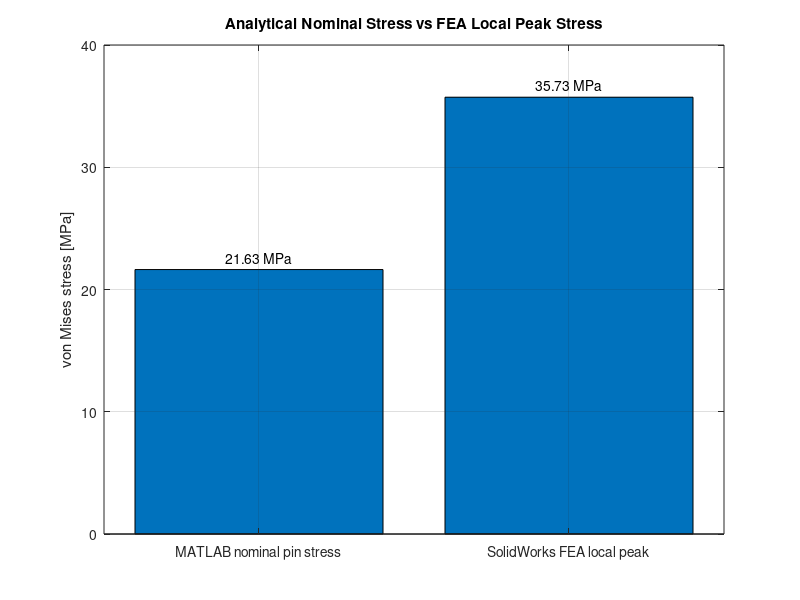
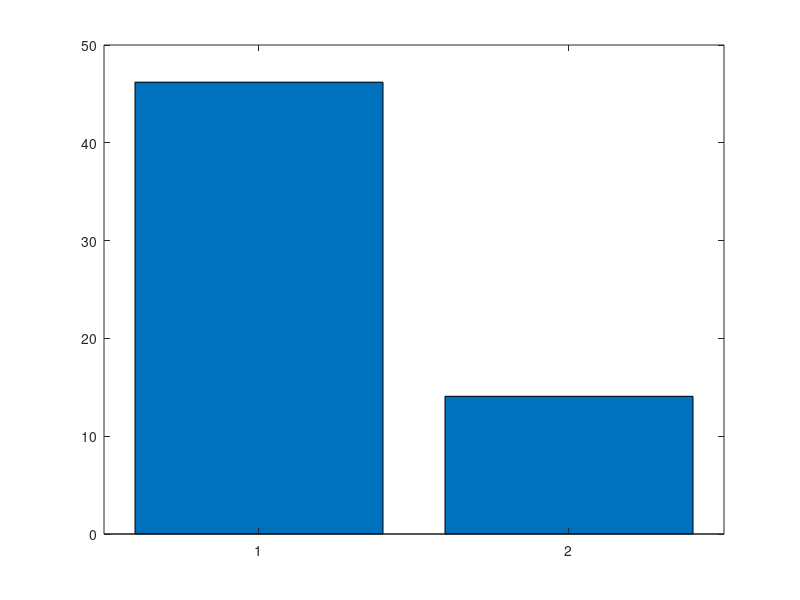

Recreate these plots in MATLAB, in order. (Note: this script raises an error after producing the figures.)
%% MATLAB vs SolidWorks FEA Comparison
clear; clc; close all;

design_reaction = 322.33;       % [N]
matlab_vm = 21.632;             % [MPa] nominal analytical pin stress
fea_vm = 35.730;                % [MPa] local peak von Mises stress
matlab_fos = 46.20;
fea_fos = 14.08;
target_fos = 3.00;
fea_strain_max = 3.0840e-4;
fea_disp_max_mm = 0.3716;

stress_ratio = fea_vm/matlab_vm;

fprintf('MATLAB VS SOLIDWORKS FEA COMPARISON\n');
fprintf('-----------------------------------\n');
fprintf('Design hinge reaction        = %.2f N\n', design_reaction);
fprintf('MATLAB nominal pin VM stress = %.3f MPa\n', matlab_vm);
fprintf('FEA local peak VM stress     = %.3f MPa\n', fea_vm);
fprintf('FEA / analytical stress      = %.2f x\n\n', stress_ratio);
fprintf('MATLAB minimum FoS           = %.2f\n', matlab_fos);
fprintf('FEA minimum FoS              = %.2f\n', fea_fos);
fprintf('Target screening FoS         = %.2f\n\n', target_fos);
fprintf('FEA maximum strain           = %.4e\n', fea_strain_max);
fprintf('FEA maximum displacement     = %.4f mm\n', fea_disp_max_mm);

figure;
bar([matlab_vm, fea_vm]);
set(gca,'XTickLabel',{'MATLAB nominal pin stress','SolidWorks FEA local peak'});
ylabel('von Mises stress [MPa]');
title('Analytical Nominal Stress vs FEA Local Peak Stress');
grid on;
text(1, matlab_vm+1, sprintf('%.2f MPa',matlab_vm),'HorizontalAlignment','center');
text(2, fea_vm+1, sprintf('%.2f MPa',fea_vm),'HorizontalAlignment','center');

figure;
bar([matlab_fos, fea_fos]);
hold on;
yline(target_fos,'--','Target FoS = 3');
set(gca,'XTickLabel',{'MATLAB analytical','SolidWorks FEA'});
ylabel('Minimum factor of safety');
title('Structural Safety Margin Comparison');
grid on;
text(1, matlab_fos+1, sprintf('%.1f',matlab_fos),'HorizontalAlignment','center');
text(2, fea_fos+1, sprintf('%.1f',fea_fos),'HorizontalAlignment','center');
